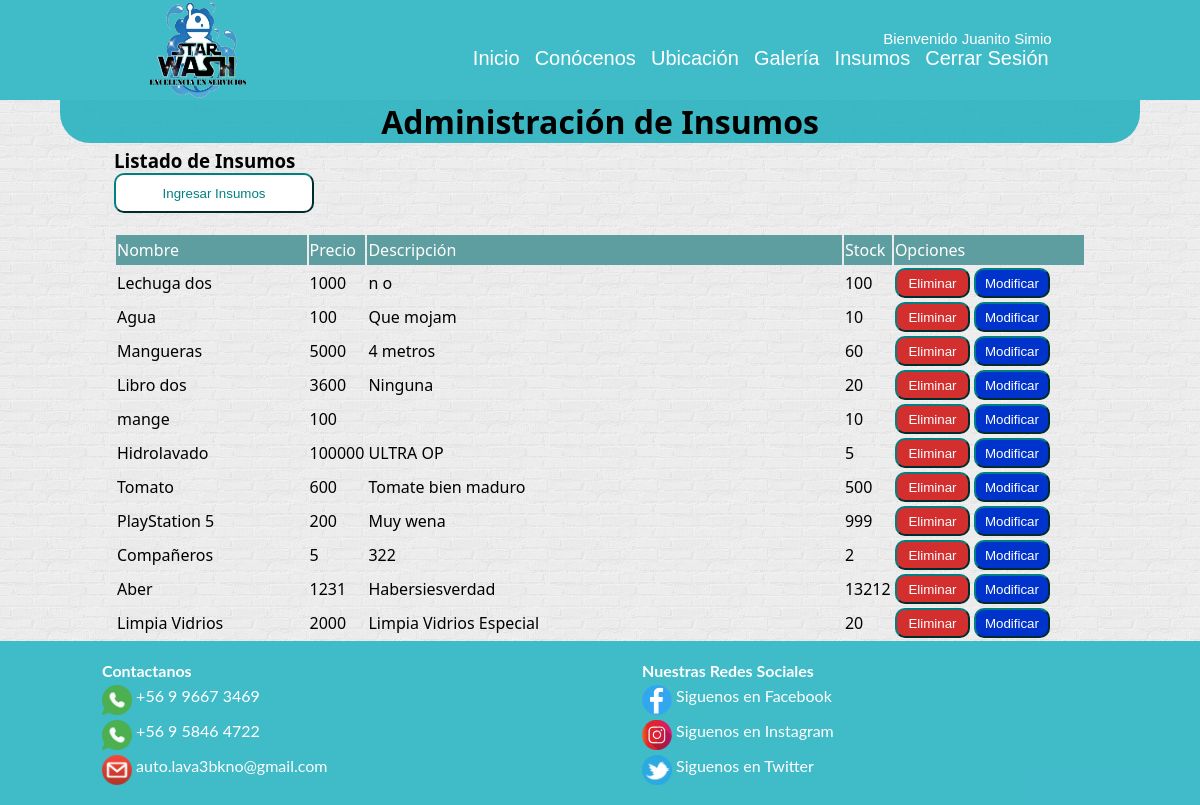
Before: /administracion_insumos/ (signed in) with the older database file.
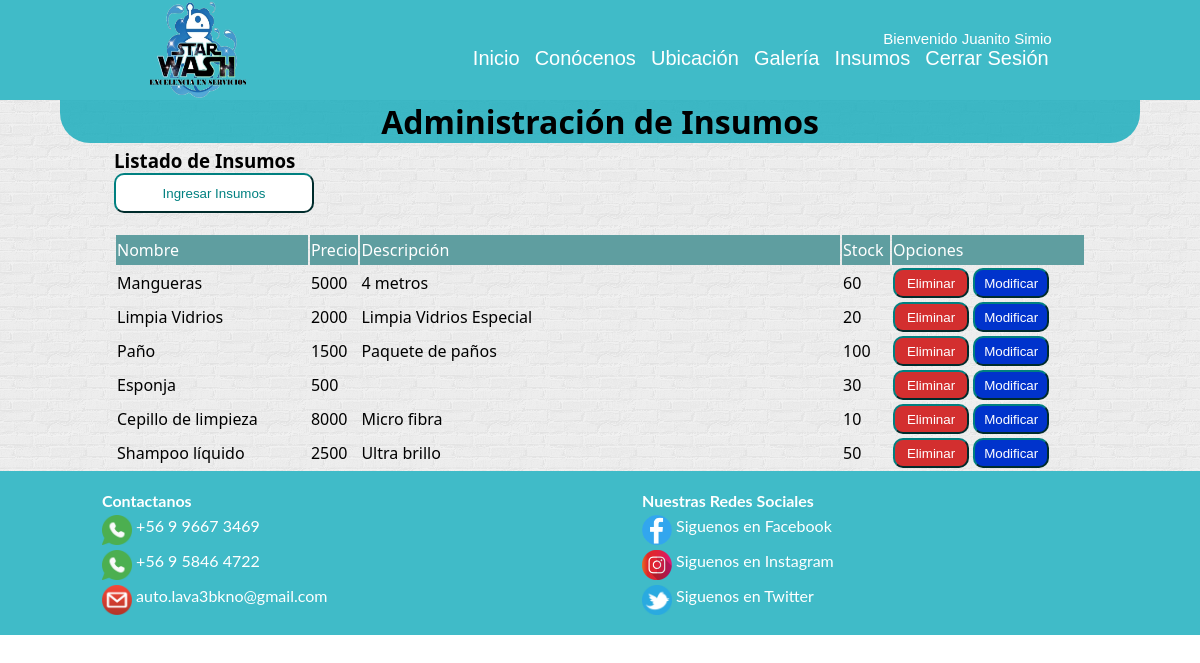
After: the same page with the newer database file.
### StarWash/models.py (models this page shows, shortened)
class Insumo (models.Model):
    nombre = models.CharField(max_length=80, primary_key=True)
    precio = models.IntegerField()
    descripcion = models.TextField(max_length=200, null=True)
    stock = models.IntegerField()

### StarWash/views.py (the view, shortened to what this page needs)
# urls.py: path('administracion_insumos/', adminInsumo, name='ADMIN_INSUMO'),
@login_required(login_url='/login/') #pide que este logeado
@permission_required('StarWash.view_insumo', login_url='/login/') #pide un permiso para ver insumos
def adminInsumo(request):
    lista_insumos = Insumo.objects.all()
    return render(request,'web/admin_insumos.html',{'lista_insumos':lista_insumos})

### StarWash/templates/web/admin_insumos.html (shortened to what this page needs)
{% extends "web/base.html" %} {% load static%} {% block contenido%}
<h1>Administración de Insumos</h1>
<div class=container>
    <h3> Listado de Insumos</h3>
    <input class="boton-admin" type="button" value="Ingresar Insumos" onclick="ir()">
    <table class="tabla-insumos">
        <tr class="titulo-tabla">
            <td class="t-nombre">Nombre</td>
            <td class="t-precio">Precio</td>
            <td class="t-desc">Descripción</td>
            <td class="t-stock">Stock</td>
            <td class="t-ope">Opciones</td>
        </tr>
        {% for i in lista_insumos %}
        <tr class="datos-tabla">
            <td>{{i.nombre}}</td>
            <td>{{i.precio}}</td>
            <td>{{i.descripcion}}</td>
            <td>{{i.stock}}</td>
            <td>
                <input class="boton-eliminar" type="button" value="Eliminar" onclick="eliminar('{{i.nombre}}')">
                <input class="boton-modificar" type="button" value="Modificar" onclick="actualizar('{{i.nombre}}')">
            </td>
        </tr>
        {% endfor %}
    </table>
</div>
{% endblock contenido %}

### StarWash/templates/web/base.html (shortened to what this page needs)
<!DOCTYPE html>
<html lang="es">
{% load static %}
<head>
    <link rel="stylesheet" href="{% static 'css/estilos.css' %}"> {% block estilos %} {% endblock estilos %}
</head>
<body>
    <header class="header">
        <div class="container logo-nav-container">
            <div class="logo">
                <a href="{% url 'INDEX' %}">
                    <img src="{% static 'img/logo/Logo.png' %}" alt="">
                </a>
            </div>
            <div class="barraMenu">
                <div class="bienvenidaUsuario">
                    {% if user.is_authenticated %}
                    <p> Bienvenido {{user.first_name}} {{user.last_name}}</p>
                    {% endif%}
                </div>
                <nav class="navigation">
                    <ul class="">
                        <li><a href="{% url 'INDEX' %}">Inicio</a></li>
                        <li><a href="{% url 'CONOCENOS' %}">Conócenos</a></li>
                        <li><a href="{% url 'UBICACION' %}">Ubicación</a></li>
                        <li><a href="{% url 'GALERIA' %}">Galería</a></li>
                        {% if user.is_authenticated %}
                        <li><a href="{% url 'INSUMOS' %}">Insumos</a></li>
                        <li><a href="{% url 'LOGOUT' %}">Cerrar Sesión</a></li>
                        {% else %}
                        <li><a href="{% url 'FORMULARIO' %}">Registrar</a></li>
                        <li><a href="{% url 'LOGIN' %}">Iniciar Sesión</a></li>
                        {% endif%}
                    </ul>
                </nav>
            </div>
        </div>
    </header>
    <main class="main">
        <div class="container">
            {% block contenido %} {% endblock contenido %}
        </div>
    </main>
    <footer class="footer">
        <div class="container">
            <div class="icon-footer ">
                <div class="contactanos">
                    <h4>Contactanos</h4>
                    <p>
                        <a href="https://web.whatsapp.com/ " target="_blank ">
                            <img src="{% static 'img/redesSociales/icon_whatsapp.png' %} "> +56 9 9667 3469
                        </a>
                    </p>
                    <p>
                        <a href="https://web.whatsapp.com/ " target="_blank ">
                            <img src="{% static 'img/redesSociales/icon_whatsapp.png' %} "> +56 9 5846 4722
                        </a>
                    </p>
                    <p>
                        <a href="https://www.gmail.com/mail/help/intl/es/about.html?iframe " target="_blank ">
                            <img src="{% static 'img/redesSociales/icon_gmail.png' %} "> auto.lava3bkno@gmail.com
                        </a>
                    </p>
                </div>
                <div class="redesSociales">
                    <h4>Nuestras Redes Sociales</h4>
                    <p>
                        <a href="https://www.facebook.com/miguel.lavado.1829 " target="_blank ">
                            <img src="{% static 'img/redesSociales/icon_facebook.png' %} "> Siguenos en Facebook
                        </a>
                    </p>
                    <p>
                        <a href="https://www.instagram.com/autolavtresope/?hl=en " target="_blank ">
                            <img src="{% static 'img/redesSociales/icon_instagram.png' %} "> Siguenos en Instagram
                        </a>
                    </p>
                    <p>
                        <a href="https://twitter.com/AutoLavado7 " target="_blank ">
                            <img src="{% static 'img/redesSociales/icon_twitter.png' %} "> Siguenos en Twitter
                        </a>
                    </p>
                </div>
            </div>
        </div>
    </footer>
</body>
</html>

### StarWash/static/css/estilos.css (style rules this page uses)
* { margin: 0 auto; }
.container { width: 90%; height: 100%; max-width: 1400px; margin: 0 auto; }
.container h1 { background: #1abc; text-align: center; margin-bottom: 5px; border-bottom-left-radius: 30px; border-bottom-right-radius: 30px; }
.header { background: #1abc; color: white; left: 0; top: 0; width: 100%; }
.header a { text-decoration: none; color: white; }
.logo { width: 100px; height: 100px; }
.logo img { width: 100%; height: 100%; }
.logo-nav-container { display: flex; justify-content: space-between; align-items: center; flex-wrap: wrap; }
.bienvenidaUsuario { text-align: right; margin-right: 0; text-decoration: none; color: white; font-family: 'Gill Sans', 'Gill Sans MT', Calibri, 'Trebuchet MS', sans-serif; font-size: 15px; }
.navigation ul li { display: inline-block; padding-left: 5px; right: 0; text-align: center; }
.navigation a { padding: 3px; transition: all 0.4s linear; border-radius: 5px; font-family: 'Gill Sans', 'Gill Sans MT', Calibri, 'Trebuchet MS', sans-serif; font-size: 20px; }
.main { width: 100%; height: 100%; font-family: 'Segoe UI', Tahoma, Geneva, Verdana, sans-serif; background-image: url(../img/brickwall.png); }
.footer { background: #1abc; width: 100%; margin-bottom: 0; position: relative; }
.footer h5, h4 { color: white; }
.icon-footer { display: flex; flex-wrap: wrap; padding-top: 20px; padding-bottom: 20px; }
.icon-footer img { height: 30px; width: 30px; margin-top: 5px; vertical-align: middle; }
.icon-footer a { text-decoration: none; color: white; }
.contactanos { width: 45%; padding-left: 30px; }
.redesSociales { width: 45%; padding-left: 30px; }
body { font-family: 'lato'; }
.boton-admin { border-radius: 10px; border-color: teal; background-color: white; width: 20%; height: 40px; color: teal; min-width: 200px; }
.tabla-insumos { margin: auto; margin-top: 20px; }
.titulo-tabla { background-color: cadetblue; color: white; height: 30px; width: 100%; }
.datos-tabla { color: black; height: 30px; border-top: 5px; border-bottom: 50px; width: 100%; }
.boton-eliminar { background-color: #D32F2F; color: white; border-radius: 10px; height: 30px; width: 40%; border-color: teal; cursor: pointer; }
.boton-modificar { background-color: #0033CC; color: white; border-radius: 10px; height: 30px; width: 40%; border-color: teal; cursor: pointer; }
.t-nombre { width: 20%; }
.t-precio { width: 5%; }
.t-desc { width: 50%; }
.t-stock { width: 5%; }
.t-ope { width: 20%; }

Changed rows visible on the page:
removed Insumo: nombre "Lechuga dos", precio "1000", descripcion "n o", stock "100"
removed Insumo: nombre "Agua", precio "100", descripcion "Que mojam", stock "10"
removed Insumo: nombre "Libro dos", precio "3600", descripcion "Ninguna", stock "20"
removed Insumo: nombre "mange", precio "100", stock "10"
removed Insumo: nombre "Hidrolavado", precio "100000", descripcion "ULTRA OP", stock "5"
removed Insumo: nombre "Tomato", precio "600", descripcion "Tomate bien maduro", stock "500"
removed Insumo: nombre "PlayStation 5", precio "200", descripcion "Muy wena", stock "999"
removed Insumo: nombre "Compañeros", precio "5", descripcion "322", stock "2"
removed Insumo: nombre "Aber", precio "1231", descripcion "Habersiesverdad", stock "13212"
added Insumo: nombre "Paño", precio "1500", descripcion "Paquete de paños", stock "100"
added Insumo: nombre "Esponja", precio "500", stock "30"
added Insumo: nombre "Cepillo de limpieza", precio "8000", descripcion "Micro fibra", stock "10"
added Insumo: nombre "Shampoo líquido", precio "2500", descripcion "Ultra brillo", stock "50"
